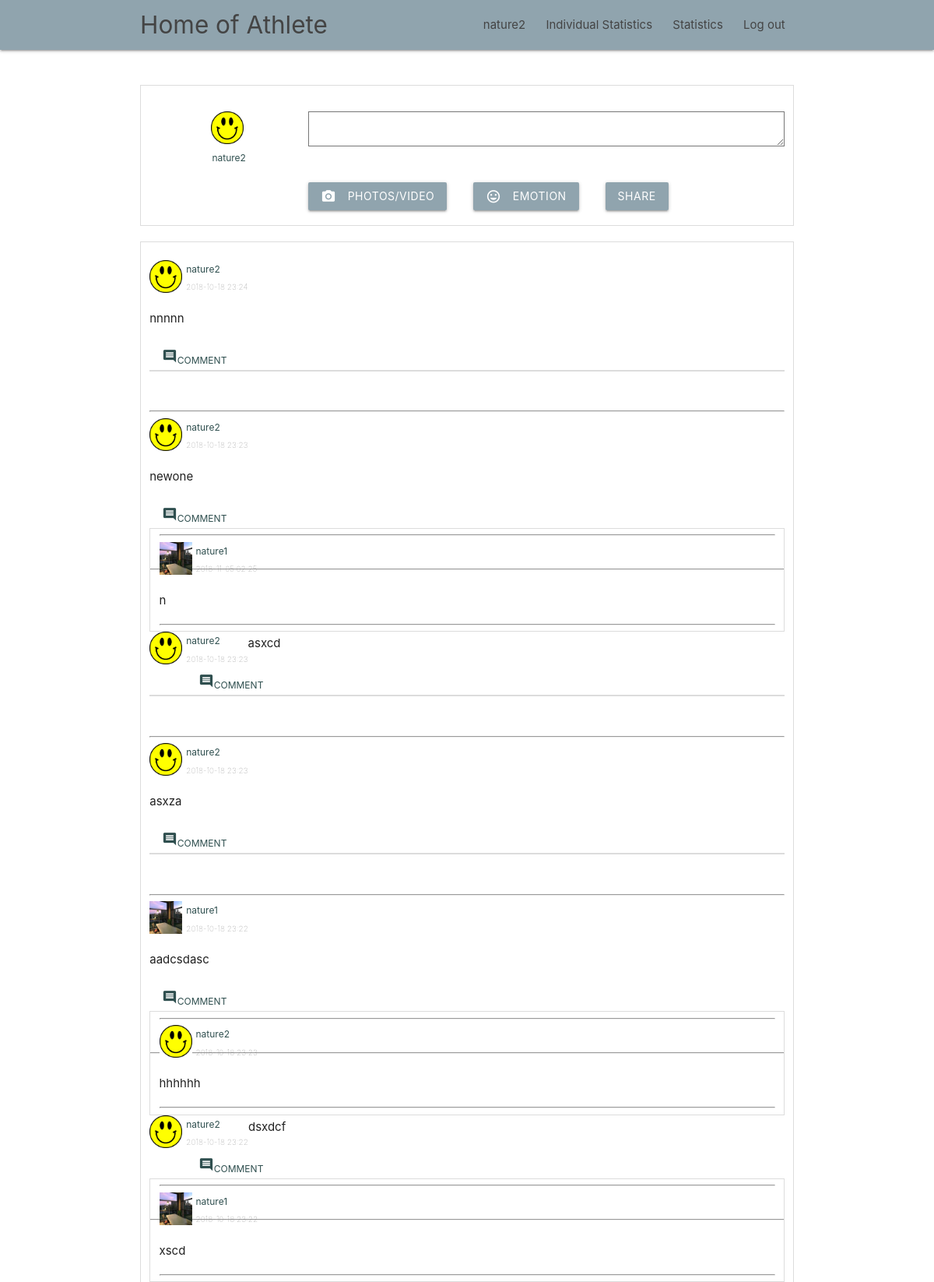
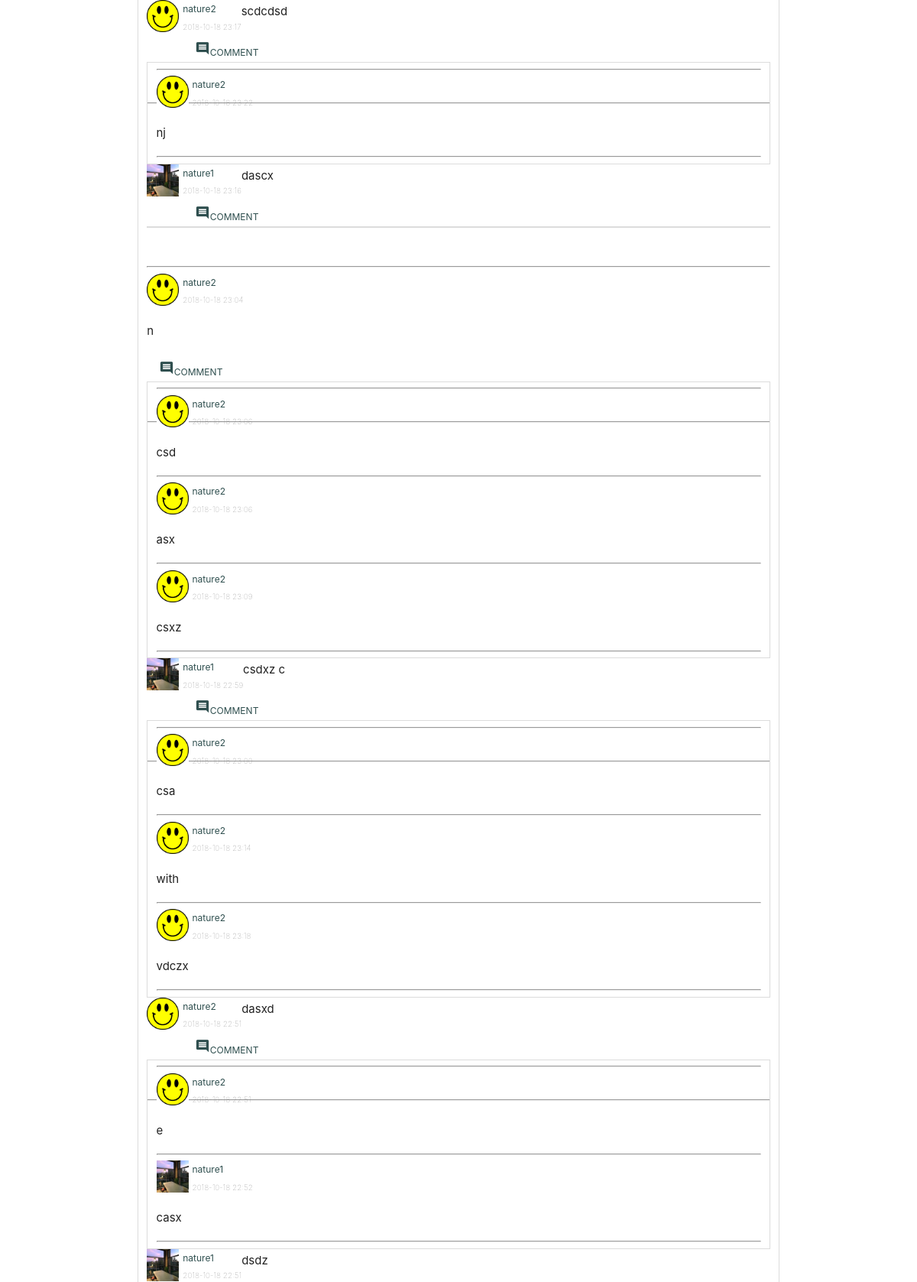
The page /grumblr/ (signed in, upper part) on the database its author committed (2 pictures, top to bottom).
### grumblr/models.py (models this page shows, shortened)
class Profile(models.Model):
	user = models.OneToOneField(User, related_name='profile', on_delete=models.CASCADE)
	avatar = models.ImageField(upload_to='images/%Y/%m/%d/', default='images/profile.png', blank=True)
	age = models.PositiveIntegerField(default=0)
	bio = models.CharField(max_length=42, default='')
	followers = models.ManyToManyField(User, related_name='followings', symmetrical=False)

class Post(models.Model):
	time = models.DateTimeField(auto_now_add=True)
	content = models.CharField(max_length=42)
	user = models.ForeignKey(User, on_delete=models.CASCADE, related_name='posts')

class Comment(models.Model):
	time = models.DateTimeField(auto_now_add=True)
	content = models.CharField(max_length=42)
	user = models.ForeignKey(User, on_delete=models.CASCADE, related_name='comments_user')
	post = models.ForeignKey(Post, on_delete=models.CASCADE, related_name='comments_post')

### grumblr/views.py (the view)
# urls.py: path('', grumblr.views.home),
@login_required
@ensure_csrf_cookie  # Gives CSRF token for later requests.
def home(request):
    form = PostForm()
    posts = Post.objects.all().order_by('time').reverse()
    context = {'posts': posts, 'profile': get_object_or_404(Profile, user=request.user), 'user':request.user, 'form':form, 'max_time':datetime.datetime.now()}
    return render(request, 'grumblr/global.html', context)

### grumblr/forms.py
class PostForm(forms.Form):
    content = forms.CharField(widget=forms.Textarea(attrs={'width':"100%", 'cols': 80, 'rows':50, }))

### grumblr/templates/grumblr/global.html (shortened to what this page needs)
{% extends "base_display.html" %}
    {% block make_post %}
    <div class="row center">
      <div class="col s12 solid">
        <div class="col-25">
          <br>
        <img class="profile" src="{{ profile.avatar.url }}" alt="pofile photo">
        <div class="desc"><a class="share" href="{% url 'profile' user.id %}">{{user.username}}</a></div>
        <br>
        </div>
        <br>
        <form class="col-75" id="moment_form" action="{% url 'add' %}" method="POST">
          {% for field in form.visible_fields %}
            {{field}}
          {% endfor %}
          <div class="col-75">
            <ul>
              <li>
              <a class="waves-effect blue-grey lighten-2 btn"><i class="material-icons left">camera_alt</i>Photos/Video</a>
              </li>
              <li>
              <a class="waves-effect blue-grey lighten-2 btn"><i class="material-icons left">insert_emoticon</i>Emotion</a>
              </li>
              <li>
              <button type="submit" class="waves-effect blue-grey lighten-2 btn">Share</button>
              </li>
            </ul>
          </div>
        </form>
        <br>
      </div>
      <br>
    </div>
    {% endblock %}
   {% block display_posts %}
    <div class="row">
      <div class="col s12 solid">
        {{ block.super }}
      </div>
    </div>
    {% endblock %}

### grumblr/templates/grumblr/base_display.html (shortened to what this page needs)
{% extends "base.html" %}
{% block content %}
	{% block navbar %}
  <nav class="blue-grey lighten-2">
    <div class="nav-wrapper container">
      <a id="logo-container" href="#" class="brand-logo">Home of Athlete</a>
      <ul class="right hide-on-med-and-down">
        <li><a href="{% url 'profile' user.id %}">{{user.username}}</a></li>
          <li><a href="{% url 'indiv_statistics' %}">Individual Statistics</a></li>
          <li><a href="{% url 'statistics' %}">Statistics</a></li>
        <li><a href="{% url 'logout' %}">Log out</a></li>
      </ul>
    </div>
  </nav>
  <br>
  {% endblock %}
  <div class="container">
  	{% block make_post %}
    {% endblock %}
    <div class="row">
    {% block display_posts %}
		<br>
        <span id="display">
        {% for post in posts %}
       	<div>
          <div class="left">
            <img class="profile" src="{{ post.user.profile.avatar.url }}" alt="pofile photo">
          </div>
          <div class="left">
            <a class="share" href="{% url 'profile' post.user.id %}">{{post.user.username}}</a>  <br>
            <x-small>{{ post.time|date:'Y-m-d H:i' }}</x-small>
          </div>
        </div>
        <br><br>
          <div >
            <p>{{post.content}}</p>
          </div>
          <div >
             <a class="share waves-effect waves-teal btn-flat" id="{{post.id}}"><i class="material-icons share">comment</i>Comment</a>
          </div>
          <div id="div-post-{{post.id}}" class="col s12 solid">
            {% if post.comments_post.all %}
            <hr>
            {% endif %}
            {% for comment in post.comments_post.all %}
              <div>
                <div class="left">
                  <img class="profile" src="{{ comment.user.profile.avatar.url }}" alt="pofile photo">
                </div>
                <div class="left">
                  <a class="share" href="{% url 'profile' comment.user.id %}">{{comment.user.username}}</a>  <br>
                  <x-small>{{ comment.time|date:'Y-m-d H:i' }}</x-small>
                </div>
              </div>
              <br><br>
              <div >
                <p>{{comment.content}}</p>
              </div>
              <hr>
            {% endfor %}
          </div>
      <br><br><hr>
      {% endfor %}
    </span>
   	{% endblock %}
    </div>
  </div>
{% endblock %}

### grumblr/static/grumblr/style.css (style rules this page uses)
ul { text-align: justify; }
ul:after { content: ''; display: inline-block; width: 100%; }
ul:before { content: ''; display: block; margin-top: -1.25em; }
li { display: inline-block; margin-right: -.25em; position: relative; top: 1.25em; }
.solid { border: 0.7px solid; border-color: #DCDCDC; padding: 50px; }
.col-25 { float: left; width: 25%; margin-top: 10px; }
.col-75 { float: left; width: 75%; margin-top: 10px; }
.profile { width: 42px; height: 42px; margin-right: 5px }
div.left { float: left; }
x-small { font-size: 10px; font-weight: lighter; color: grey; }
hr { color: #DCDCDC; border-style: inset; border-width: 0.3px; margin-top: 0.5em; margin-bottom: 0.5em; margin-left: auto; margin-right: auto; }
.share { color: darkslategrey; font-size: 12px; }
nav ul a, nav .brand-logo { color: #444; }
p { line-height: 2rem; }

### rows shown on the page
Profile: avatar (placeholder picture)
Post: user.profile.avatar (placeholder picture), user.username "nature2", time "2018-10-18 23:24", content "nnnnn"
Post: user.profile.avatar (placeholder picture), user.username "nature2", time "2018-10-18 23:23", content "newone"
Comment: user.profile.avatar (picture), user.username "nature1", time "2018-11-05 02:25", content "n"
Post: user.profile.avatar (placeholder picture), user.username "nature2", time "2018-10-18 23:23", content "asxcd"
Post: user.profile.avatar (placeholder picture), user.username "nature2", time "2018-10-18 23:23", content "asxza"
Post: user.profile.avatar (picture), user.username "nature1", time "2018-10-18 23:22", content "aadcsdasc"
Comment: user.profile.avatar (placeholder picture), user.username "nature2", time "2018-10-18 23:23", content "hhhhhh"
Post: user.profile.avatar (placeholder picture), user.username "nature2", time "2018-10-18 23:22", content "dsxdcf"
Comment: user.profile.avatar (picture), user.username "nature1", time "2018-10-18 23:22", content "xscd"
Post: user.profile.avatar (placeholder picture), user.username "nature2", time "2018-10-18 23:17", content "scdcdsd"
Comment: user.profile.avatar (placeholder picture), user.username "nature2", time "2018-10-18 23:22", content "nj"
Post: user.profile.avatar (picture), user.username "nature1", time "2018-10-18 23:16", content "dascx"
Post: user.profile.avatar (placeholder picture), user.username "nature2", time "2018-10-18 23:04", content "n"
Comment: user.profile.avatar (placeholder picture), user.username "nature2", time "2018-10-18 23:06", content "csd"
Comment: user.profile.avatar (placeholder picture), user.username "nature2", time "2018-10-18 23:06", content "asx"
Comment: user.profile.avatar (placeholder picture), user.username "nature2", time "2018-10-18 23:09", content "csxz"
Post: user.profile.avatar (picture), user.username "nature1", time "2018-10-18 22:59", content "csdxz c"
Comment: user.profile.avatar (placeholder picture), user.username "nature2", time "2018-10-18 23:00", content "csa"
Comment: user.profile.avatar (placeholder picture), user.username "nature2", time "2018-10-18 23:14", content "with"
Comment: user.profile.avatar (placeholder picture), user.username "nature2", time "2018-10-18 23:18", content "vdczx"
Post: user.profile.avatar (placeholder picture), user.username "nature2", time "2018-10-18 22:51", content "dasxd"
Comment: user.profile.avatar (placeholder picture), user.username "nature2", time "2018-10-18 22:51", content "e"
Comment: user.profile.avatar (picture), user.username "nature1", time "2018-10-18 22:52", content "casx"
Post: user.profile.avatar (picture), user.username "nature1", time "2018-10-18 22:51", content "dsdz"

### other values the page prints
{{ user.username }} "nature2"
